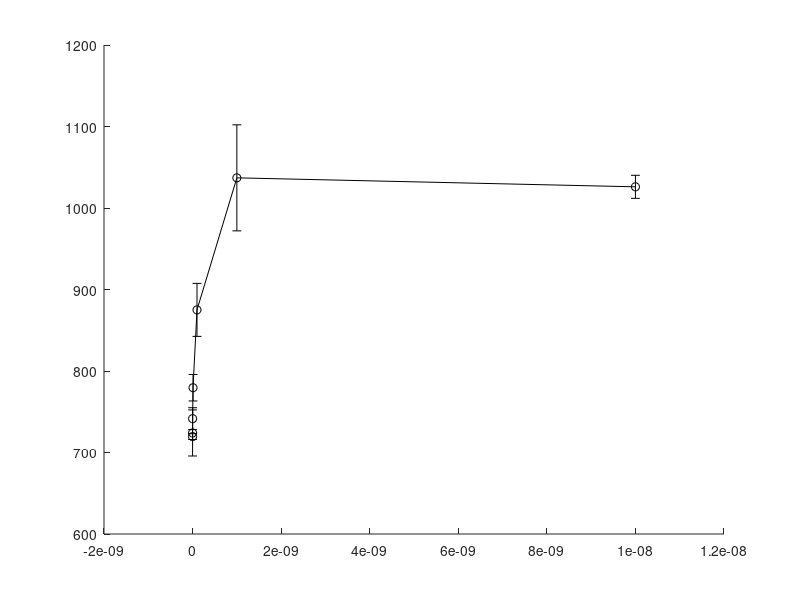

Recreate this plot in MATLAB. (Note: this script raises an error after producing the figure.)
%b16 IFNg repeat - stain2 - in this stain - stained for IFNgR alpha chain
%and pSTAT1. 

%pSTAT1 GMFI at different timepoints

T1=[1036 1083 898 791 751 744 722
    1016 991 852 768 732 704 717];
e1=std(T1);
T1_m=mean(T1);

T2=[1617 1574 1129 925 844 809 845
    1463 1539 1082 930 848 854 860];
e2=std(T2);
T2_m=mean(T2);

T3=[1352 1357 1148 1015 931 841 745
    1065 1008 1029 947 1011 933 924];
e3=std(T3);
T3_m=mean(T3);

T4=[1555 1703 1467 1230 1131 1019 988
    1603 1549 1407 1346 1027 1062 995];
e4=std(T4);
T4_m=mean(T4);

T5=[1513 1526 1335 1269 1128 1104 1052
    1631 1644 1428 1211 1074 991 1062];
e5=std(T5);
T5_m=mean(T5);

T6=[1826 1710 1398 1145 1099 1037 1018
    1771 1658 1412 1267 1063 1120 1092];
e6=std(T6);
T6_m=mean(T6);

gamma=[10e-9 1e-9 100e-12 10e-12 1e-12 100e-15 0];
time=[10.5 21.5 32.5 44.5 56.6 68.5];

figure()
hold on
errorbar(gamma, T1_m, e1, '-ko', 'markeredgecolor', 'k', 'markerfacecolor', 'r', 'markersize', 10)
errorbar(gamma, T2_m, e2, '-ko', 'markeredgecolor', 'k', 'markerfacecolor', [1 0.5 0.2], 'markersize', 10)
errorbar(gamma, T3_m, e3, '-ko', 'markeredgecolor', 'k', 'markerfacecolor', 'y', 'markersize', 10)
errorbar(gamma, T4_m, e4, '-ko', 'markeredgecolor', 'k', 'markerfacecolor', 'g', 'markersize', 10)
errorbar(gamma, T5_m, e5, '-ko', 'markeredgecolor', 'k', 'markerfacecolor', 'b', 'markersize', 10)
errorbar(gamma, T6_m, e6, '-ko', 'markeredgecolor', 'k', 'markerfacecolor', 'c', 'markersize', 10)
set(gca, 'Fontsize', 20, 'xscale', 'log')
set(gcf, 'color', 'w')
ylabel('pSTAT1 GMFI')
xlabel('log [IFN-\gamma], (M)')
legend('10.5 hours', '21.5', '32.5', '44.5', '56.5', '68.5')
box on
title('pSTAT1 following media supplementation with IFN')

%%
%pSTAT1 over time
gamma1=[T1(:,1), T2(:,1), T3(:,1), T4(:,1), T5(:,1), T6(:,1)]; gamma2=[T1(:,2), T2(:,2), T3(:,2), T4(:,2), T5(:,2), T6(:,2)]; gamma3=[T1(:,3), T2(:,3), T3(:,3), T4(:,3), T5(:,3), T6(:,3)];
gamma4=[T1(:,4), T2(:,4), T3(:,4), T4(:,4), T5(:,4), T6(:,4)]; gamma5=[T1(:,5), T2(:,5), T3(:,5), T4(:,5), T5(:,5), T6(:,5)]; gamma6=[T1(:,6), T2(:,6), T3(:,6), T4(:,6), T5(:,6), T6(:,6)]; 
gamma7=[T1(:,7), T2(:,7), T3(:,7), T4(:,7), T5(:,7), T6(:,7)];

eg1=std(gamma1); eg2=std(gamma2); eg3=std(gamma3); eg4=std(gamma4); eg5=std(gamma5); eg6=std(gamma6); eg7=std(gamma7);
gamma1=mean(gamma1); gamma2=mean(gamma2); gamma3=mean(gamma3); gamma4=mean(gamma4); gamma5=mean(gamma5); gamma6=mean(gamma6); gamma7=mean(gamma7);

figure()
hold on
errorbar(time, gamma1, eg1, '-ko', 'markeredgecolor', 'k', 'markerfacecolor', 'r', 'markersize', 8)
errorbar(time, gamma2, eg2, '-ko', 'markeredgecolor', 'k', 'markerfacecolor', [1 0.5 0.2], 'markersize', 8)
errorbar(time, gamma3, eg3, '-ko', 'markeredgecolor', 'k', 'markerfacecolor', 'y', 'markersize', 8)
errorbar(time, gamma4, eg4, '-ko', 'markeredgecolor', 'k', 'markerfacecolor', 'g', 'markersize', 8)
errorbar(time, gamma5, eg5, '-ko', 'markeredgecolor', 'k', 'markerfacecolor', 'b', 'markersize', 8)
errorbar(time, gamma6, eg6, '-ko', 'markeredgecolor', 'k', 'markerfacecolor', 'c', 'markersize', 8)
errorbar(time, gamma7, eg7, '-ko', 'markeredgecolor', 'k', 'markerfacecolor', 'k', 'markersize', 8)
set(gca, 'Fontsize', 20)
set(gcf, 'color', 'w')
ylabel('pSTAT1 MFI')
xlabel('Time, (hours)')
legend('10nM IFN-\gamma', '1nM', '100pM', '10pM', '1pM', '100fM', '0')
box on
title('pSTAT1 expression over time')

%Compute the Integral of pSTAT1 over time for each concentration of
%IFN-gamma.

gamma1=gamma1-gamma7;
I_g1=trapz(time, gamma1);
I_g1_t1=trapz(time(1:2), gamma1(1:2)); I_g1_t2=trapz(time(1:3), gamma1(1:3)); I_g1_t3=trapz(time(1:4), gamma1(1:4)); I_g1_t4=trapz(time(1:5), gamma1(1:5)); I_g1_t5=trapz(time(1:6), gamma1(1:6));
Int_gamma1=[I_g1_t1, I_g1_t2, I_g1_t3, I_g1_t4, I_g1_t5];

gamma2=gamma2-gamma7;
I_g2=trapz(time, gamma2);
I_g2_t1=trapz(time(1:2), gamma2(1:2)); I_g2_t2=trapz(time(1:3), gamma2(1:3)); I_g2_t3=trapz(time(1:4), gamma2(1:4)); I_g2_t4=trapz(time(1:5), gamma2(1:5)); I_g2_t5=trapz(time(1:6), gamma2(1:6));
Int_gamma2=[I_g2_t1, I_g2_t2, I_g2_t3, I_g2_t4, I_g2_t5];

gamma3=gamma3-gamma7;
I_g3=trapz(time, gamma3);
I_g3_t1=trapz(time(1:2), gamma3(1:2)); I_g3_t2=trapz(time(1:3), gamma3(1:3)); I_g3_t3=trapz(time(1:4), gamma3(1:4)); I_g3_t4=trapz(time(1:5), gamma3(1:5)); I_g3_t5=trapz(time(1:6), gamma3(1:6));
Int_gamma3=[I_g3_t1, I_g3_t2, I_g3_t3, I_g3_t4, I_g3_t5];

gamma4=gamma4-gamma7;
I_g4=trapz(time, gamma4);
I_g4_t1=trapz(time(1:2), gamma4(1:2)); I_g4_t2=trapz(time(1:3), gamma4(1:3)); I_g4_t3=trapz(time(1:4), gamma4(1:4)); I_g4_t4=trapz(time(1:5), gamma4(1:5)); I_g4_t5=trapz(time(1:6), gamma4(1:6));
Int_gamma4=[I_g4_t1, I_g4_t2, I_g4_t3, I_g4_t4, I_g4_t5];

gamma5=gamma5-gamma7;
I_g5=trapz(time, gamma5);
I_g5_t1=trapz(time(1:2), gamma5(1:2)); I_g5_t2=trapz(time(1:3), gamma5(1:3)); I_g5_t3=trapz(time(1:4), gamma5(1:4)); I_g5_t4=trapz(time(1:5), gamma5(1:5)); I_g5_t5=trapz(time(1:6), gamma5(1:6));
Int_gamma5=[I_g5_t1, I_g5_t2, I_g5_t3, I_g5_t4, I_g5_t5];

gamma6=gamma6-gamma7;
I_g6=trapz(time, gamma6);
I_g6_t1=trapz(time(1:2), gamma6(1:2)); I_g6_t2=trapz(time(1:3), gamma6(1:3)); I_g6_t3=trapz(time(1:4), gamma6(1:4)); I_g6_t4=trapz(time(1:5), gamma6(1:5)); I_g6_t5=trapz(time(1:6), gamma6(1:6));
Int_gamma6=[I_g6_t1, I_g6_t2, I_g6_t3, I_g6_t4, I_g6_t5];

gamma7=gamma7-gamma7;
I_g7=trapz(time, gamma7);
I_g7_t1=trapz(time(1:2), gamma7(1:2)); I_g7_t2=trapz(time(1:3), gamma7(1:3)); I_g7_t3=trapz(time(1:4), gamma7(1:4)); I_g7_t4=trapz(time(1:5), gamma7(1:5)); I_g7_t5=trapz(time(1:6), gamma7(1:6));
Int_gamma7=[I_g7_t1, I_g7_t2, I_g7_t3, I_g7_t4, I_g7_t5];


Integral_pSTAT1=[I_g1, I_g2, I_g3, I_g4, I_g5, I_g6, I_g7];

%Plot the concentration of IFN-gamma at the start against the integral of
%pSTAT1 over time.  How much pSTAT1 does a given concentration of IFN-gamma
%give you over 70 hours?

%Maxima of MHC expressions

MHC=[1.7985e3 1.6840e3 1.4370e3 1.2880e3 1.1010e3 1.0785e3 1.0570e3];

figure()
subplot(1,2,1)
plot(gamma, Integral_pSTAT1, '-ko', 'markeredgecolor', 'k', 'markerfacecolor', 'c' , 'markersize', 10)
set(gca, 'Fontsize', 20, 'xscale', 'log', 'yscale', 'log', 'xgrid', 'on', 'ygrid', 'on')
set(gcf, 'color', 'w')
xlabel('log IFN-\gamma, (M)')
ylabel('log\int pSTAT1')
box on
title('\int pSTAT1 over time versus initial [IFN-\gamma]')
subplot(1,2,2)
plot(Integral_pSTAT1, MHC, '-ko', 'markeredgecolor', 'k', 'markerfacecolor', 'b', 'markersize', 10)
set(gca, 'Fontsize', 20, 'xscale', 'log', 'yscale', 'log', 'xgrid', 'on', 'ygrid', 'on')
set(gcf, 'color', 'w')
ylabel('log H-2K^b_m_a_x')
xlabel('log\int pSTAT1')
box on
title('Max MHC expression versus  \int pSTAT1 over time')

%MHC expression --> columns are different gamma concentrations (high to
%low), rows are different timepoints 
MHC_time=[3.9095e3 1.3012e4 1.1281e4 1.4555e4 1.1913e4 1.8333e4
          3.5760e3 1.0740e4 0.7613e4 1.2080e4 1.1912e4 1.7827e4
          2.7930e3 0.7213e4 0.5173e4 0.9622e4 0.9969e4 2.0455e4
          1.6340e3 0.3634e4 0.2447e4 0.4350e4 0.4910e4 0.7724e4
          0.6245e3 0.0995e4 0.0657e4 0.0993e4 0.1769e4 0.2056e4
          0.4740e3 0.0672e4 0.0459e4 0.0590e4 0.0632e4 0.1226e4
          0.4885e3 0.0638e4 0.0430e4 0.0619e4 0.0805e4 0.1620e4];
             
%plot integration of pSTAT1 at each timepoint versus the mhc expression at
%that time. Note that the pSTAT1 values were normalized by subtracting out the "background" or the pSTAT1 values for 0 added IFN-gamma.  
%This isn't ideal - ideal would be to use an isotype since I have not
%verified that B16s do not produce their own ifn-gamma, though literature
%indicates that they do not.  
figure()
hold on
plot(Int_gamma1, MHC_time(1,2:6), '-ko', 'markeredgecolor', 'k', 'markerfacecolor', 'r', 'markersize', 10)
plot(Int_gamma2, MHC_time(2,2:6), '-ko', 'markeredgecolor', 'k', 'markerfacecolor', [1 0.5 0], 'markersize', 10)
plot(Int_gamma3, MHC_time(3,2:6), '-ko', 'markeredgecolor', 'k', 'markerfacecolor', 'y', 'markersize', 10)
plot(Int_gamma4, MHC_time(4,2:6), '-ko', 'markeredgecolor', 'k', 'markerfacecolor', 'g', 'markersize', 10)
plot(Int_gamma5, MHC_time(5,2:6), '-ko', 'markeredgecolor', 'k', 'markerfacecolor', 'b', 'markersize', 10)
plot(Int_gamma6, MHC_time(6,2:6), '-ko', 'markeredgecolor', 'k', 'markerfacecolor', 'c', 'markersize', 10)
plot(Int_gamma7, MHC_time(7,2:6), '-ko', 'markeredgecolor', 'k', 'markerfacecolor', 'k', 'markersize', 10)
set(gca, 'Fontsize', 20, 'xscale' ,'log', 'yscale', 'log', 'xgrid', 'on', 'ygrid', 'on')
set(gcf, 'color', 'w')
xlabel('\int pSTAT1 at each t')
ylabel('H-2K^b expression at each t')
legend('10nM IFN\gamma', '1nM', '100pM', '10pM', '1pM', '100fM')
box on

time=[21.5 32.5 44.5 56.6 68.5];

figure()
hold on
plot(time, Int_gamma1, 'ko', 'markeredgecolor', 'k', 'markerfacecolor', 'r', 'markersize', 10)
plot(time, Int_gamma2, 'ko', 'markeredgecolor', 'k', 'markerfacecolor', [1 0.5 0], 'markersize', 10)
plot(time, Int_gamma3, 'ko', 'markeredgecolor', 'k', 'markerfacecolor', 'y', 'markersize', 10)
plot(time, Int_gamma4, 'ko', 'markeredgecolor', 'k', 'markerfacecolor', 'g', 'markersize', 10)
plot(time, Int_gamma5, 'ko', 'markeredgecolor', 'k', 'markerfacecolor', 'b', 'markersize', 10)
plot(time, Int_gamma6, 'ko', 'markeredgecolor', 'k', 'markerfacecolor', 'c', 'markersize', 10)
plot(time, Int_gamma7, 'ko', 'markeredgecolor', 'k', 'markerfacecolor', 'k', 'markersize', 10)
set(gca, 'Fontsize', 20, 'yscale', 'log', 'xgrid', 'on', 'ygrid', 'on')
set(gcf, 'color', 'w')
ylabel('\int pSTAT1 at each t')
xlabel('Time, (hours)')
legend('10nM IFN\gamma', '1nM', '100pM', '10pM', '1pM', '100fM')
box on
%%
%pSTAT1 normalized to the media control (gamma7 = NO IFN gamma added to media at T0)
gamma1=[T1(:,1), T2(:,1), T3(:,1), T4(:,1), T5(:,1), T6(:,1)]; gamma2=[T1(:,2), T2(:,2), T3(:,2), T4(:,2), T5(:,2), T6(:,2)]; gamma3=[T1(:,3), T2(:,3), T3(:,3), T4(:,3), T5(:,3), T6(:,3)];
gamma4=[T1(:,4), T2(:,4), T3(:,4), T4(:,4), T5(:,4), T6(:,4)]; gamma5=[T1(:,5), T2(:,5), T3(:,5), T4(:,5), T5(:,5), T6(:,5)]; gamma6=[T1(:,6), T2(:,6), T3(:,6), T4(:,6), T5(:,6), T6(:,6)]; 
gamma7=[T1(:,7), T2(:,7), T3(:,7), T4(:,7), T5(:,7), T6(:,7)];

gamma1_norm=gamma1./gamma7; gamma2_norm=gamma2./gamma7; gamma3_norm=gamma3./gamma7; gamma4_norm=gamma4./gamma7; gamma5_norm=gamma5./gamma7; gamma6_norm=gamma6./gamma7;

eg1=std(gamma1_norm); eg2=std(gamma2_norm); eg3=std(gamma3_norm); eg4=std(gamma4_norm); eg5=std(gamma5_norm); eg6=std(gamma6_norm);
gamma1=mean(gamma1_norm); gamma2=mean(gamma2_norm); gamma3=mean(gamma3_norm); gamma4=mean(gamma4_norm); gamma5=mean(gamma5_norm); gamma6=mean(gamma6_norm); 


figure()
hold on
errorbar(time, gamma1, eg1, '-ko', 'markeredgecolor', 'k', 'markerfacecolor', 'r', 'markersize', 10)
errorbar(time, gamma2, eg2, '-ko', 'markeredgecolor', 'k', 'markerfacecolor', [1 0.5 0.2], 'markersize', 10)
errorbar(time, gamma3, eg3, '-ko', 'markeredgecolor', 'k', 'markerfacecolor', 'y', 'markersize', 10)
errorbar(time, gamma4, eg4, '-ko', 'markeredgecolor', 'k', 'markerfacecolor', 'g', 'markersize', 10)
errorbar(time, gamma5, eg5, '-ko', 'markeredgecolor', 'k', 'markerfacecolor', 'b', 'markersize', 10)
errorbar(time, gamma6, eg6, '-ko', 'markeredgecolor', 'k', 'markerfacecolor', 'c', 'markersize', 10)
set(gca, 'Fontsize', 20)
set(gcf, 'color', 'w')
ylabel('fold pSTAT1 fluorescence over media control')
xlabel('Time, (hours)')
legend('10nM IFN-\gamma', '1nM', '100pM', '10pM', '1pM', '100fM')
box on
title('Normalized pSTAT1 over time')

%%
%IFN-gRa GMFI at different timepoints

T1=[2839 2959 2590 2396 2472 2341 2269
    2623 2590 2410 2379 2238 2148 2210];
e1=std(T1);
T1_m=mean(T1);

T2=[3836 3689 2789 2502 2447 2265 2491
    3515 3722 2766 2642 2584 2699 2681];
e2=std(T2);
T2_m=mean(T2);

T3=[4089 3725 3202 3003 2979 2648 2396
    2378 2215 1972 2340 3174 2951 2839];
e3=std(T3);
T3_m=mean(T3);

T4=[4367 5191 4311 3959 3851 3360 3272
    4768 4691 4233 4195 3394 3777 3294];
e4=std(T4);
T4_m=mean(T4);

T5=[4396 4547 3814 3812 3632 3761 3423
    4697 4911 4350 3775 3470 3266 3460];
e5=std(T5);
T5_m=mean(T5);

T6=[5213 4501 3731 3337 3493 3468 3083
    4789 4458 3899 3678 3300 3732 3078];
e6=std(T6);
T6_m=mean(T6);

gamma=[10e-9 1e-9 100e-12 10e-12 1e-12 100e-15 0];
time=[10.5 21.5 32.5 44.5 56.6 68.5];

figure()
hold on
errorbar(gamma, T1_m, e1, '-ko', 'markeredgecolor', 'k', 'markerfacecolor', 'r', 'markersize', 10)
errorbar(gamma, T2_m, e2, '-ko', 'markeredgecolor', 'k', 'markerfacecolor', [1 0.5 0.2], 'markersize', 10)
errorbar(gamma, T3_m, e3, '-ko', 'markeredgecolor', 'k', 'markerfacecolor', 'y', 'markersize', 10)
errorbar(gamma, T4_m, e4, '-ko', 'markeredgecolor', 'k', 'markerfacecolor', 'g', 'markersize', 10)
errorbar(gamma, T5_m, e5, '-ko', 'markeredgecolor', 'k', 'markerfacecolor', 'b', 'markersize', 10)
errorbar(gamma, T6_m, e6, '-ko', 'markeredgecolor', 'k', 'markerfacecolor', 'c', 'markersize', 10)
set(gca, 'Fontsize', 20, 'xscale', 'log')
set(gcf, 'color', 'w')
ylabel('IFN\gammaR\alpha GMFI')
xlabel('log [IFN-\gamma], (M)')
legend('10.5 hours', '21.5', '32.5', '44.5', '56.5', '68.5')
box on
title('IFN\gammaR\alpha following media supplementation with IFN')

%%
%IFN-gRa MfI over time
gamma1=[T1(:,1), T2(:,1), T3(:,1), T4(:,1), T5(:,1), T6(:,1)]; gamma2=[T1(:,2), T2(:,2), T3(:,2), T4(:,2), T5(:,2), T6(:,2)]; gamma3=[T1(:,3), T2(:,3), T3(:,3), T4(:,3), T5(:,3), T6(:,3)];
gamma4=[T1(:,4), T2(:,4), T3(:,4), T4(:,4), T5(:,4), T6(:,4)]; gamma5=[T1(:,5), T2(:,5), T3(:,5), T4(:,5), T5(:,5), T6(:,5)]; gamma6=[T1(:,6), T2(:,6), T3(:,6), T4(:,6), T5(:,6), T6(:,6)]; 
gamma7=[T1(:,7), T2(:,7), T3(:,7), T4(:,7), T5(:,7), T6(:,7)];

eg1=std(gamma1); eg2=std(gamma2); eg3=std(gamma3); eg4=std(gamma4); eg5=std(gamma5); eg6=std(gamma6); eg7=std(gamma7);
gamma1=mean(gamma1); gamma2=mean(gamma2); gamma3=mean(gamma3); gamma4=mean(gamma4); gamma5=mean(gamma5); gamma6=mean(gamma6); gamma7=mean(gamma7);

figure()
hold on
errorbar(time, gamma1, eg1, '-ko', 'markeredgecolor', 'k', 'markerfacecolor', 'r', 'markersize', 10)
errorbar(time, gamma2, eg2, '-ko', 'markeredgecolor', 'k', 'markerfacecolor', [1 0.5 0.2], 'markersize', 10)
errorbar(time, gamma3, eg3, '-ko', 'markeredgecolor', 'k', 'markerfacecolor', 'y', 'markersize', 10)
errorbar(time, gamma4, eg4, '-ko', 'markeredgecolor', 'k', 'markerfacecolor', 'g', 'markersize', 10)
errorbar(time, gamma5, eg5, '-ko', 'markeredgecolor', 'k', 'markerfacecolor', 'b', 'markersize', 10)
errorbar(time, gamma6, eg6, '-ko', 'markeredgecolor', 'k', 'markerfacecolor', 'c', 'markersize', 10)
errorbar(time, gamma7, eg7, '-ko', 'markeredgecolor', 'k', 'markerfacecolor', 'k', 'markersize', 10)
set(gca, 'Fontsize', 20)
set(gcf, 'color', 'w')
ylabel('IFN\gammaR\alpha MFI')
xlabel('Time, (hours)')
legend('10nM IFN-\gamma', '1nM', '100pM', '10pM', '1pM', '100fM', '0')
box on
title('IFN\gammaR\alpha expression over time')

%%
%IFN-gRa normalized to the media control (gamma7 = NO IFN gamma added to media at T0)
gamma1=[T1(:,1), T2(:,1), T3(:,1), T4(:,1), T5(:,1), T6(:,1)]; gamma2=[T1(:,2), T2(:,2), T3(:,2), T4(:,2), T5(:,2), T6(:,2)]; gamma3=[T1(:,3), T2(:,3), T3(:,3), T4(:,3), T5(:,3), T6(:,3)];
gamma4=[T1(:,4), T2(:,4), T3(:,4), T4(:,4), T5(:,4), T6(:,4)]; gamma5=[T1(:,5), T2(:,5), T3(:,5), T4(:,5), T5(:,5), T6(:,5)]; gamma6=[T1(:,6), T2(:,6), T3(:,6), T4(:,6), T5(:,6), T6(:,6)]; 
gamma7=[T1(:,7), T2(:,7), T3(:,7), T4(:,7), T5(:,7), T6(:,7)];

gamma1_norm=gamma1./gamma7; gamma2_norm=gamma2./gamma7; gamma3_norm=gamma3./gamma7; gamma4_norm=gamma4./gamma7; gamma5_norm=gamma5./gamma7; gamma6_norm=gamma6./gamma7;

eg1=std(gamma1_norm); eg2=std(gamma2_norm); eg3=std(gamma3_norm); eg4=std(gamma4_norm); eg5=std(gamma5_norm); eg6=std(gamma6_norm);
gamma1=mean(gamma1_norm); gamma2=mean(gamma2_norm); gamma3=mean(gamma3_norm); gamma4=mean(gamma4_norm); gamma5=mean(gamma5_norm); gamma6=mean(gamma6_norm); 


figure()
hold on
errorbar(time, gamma1, eg1, '-ko', 'markeredgecolor', 'k', 'markerfacecolor', 'r', 'markersize', 10)
errorbar(time, gamma2, eg2, '-ko', 'markeredgecolor', 'k', 'markerfacecolor', [1 0.5 0.2], 'markersize', 10)
errorbar(time, gamma3, eg3, '-ko', 'markeredgecolor', 'k', 'markerfacecolor', 'y', 'markersize', 10)
errorbar(time, gamma4, eg4, '-ko', 'markeredgecolor', 'k', 'markerfacecolor', 'g', 'markersize', 10)
errorbar(time, gamma5, eg5, '-ko', 'markeredgecolor', 'k', 'markerfacecolor', 'b', 'markersize', 10)
errorbar(time, gamma6, eg6, '-ko', 'markeredgecolor', 'k', 'markerfacecolor', 'c', 'markersize', 10)
set(gca, 'Fontsize', 20)
set(gcf, 'color', 'w')
ylabel('fold IFN\gammaR\alpha fluorescence over media control')
xlabel('Time, (hours)')
legend('10nM IFN-\gamma', '1nM', '100pM', '10pM', '1pM', '100fM')
box on
title('Normalized IFN\gammaR\alpha over time')

%Plot the integral of pSTAT1 at each timepoint versus the IFN-gR level at
%that timepoint

figure()
hold on
plot(gamma1(2:6), Int_gamma1, 'ko', 'markeredgecolor', 'k', 'markerfacecolor', 'r', 'markersize', 10)
plot(gamma2(2:6), Int_gamma2, 'ko', 'markeredgecolor', 'k', 'markerfacecolor', [1 0.5 0], 'markersize', 10)
plot(gamma3(2:6), Int_gamma3, 'ko', 'markeredgecolor', 'k', 'markerfacecolor', 'y', 'markersize', 10)
plot(gamma4(2:6), Int_gamma4, 'ko', 'markeredgecolor', 'k', 'markerfacecolor', 'g', 'markersize', 10)
plot(gamma5(2:6), Int_gamma5, 'ko', 'markeredgecolor', 'k', 'markerfacecolor', 'b', 'markersize', 10)
plot(gamma6(2:6), Int_gamma6, 'ko', 'markeredgecolor', 'k', 'markerfacecolor', 'c', 'markersize', 10)
plot(gamma7(2:6), Int_gamma7, 'ko', 'markeredgecolor', 'k', 'markerfacecolor', 'k', 'markersize', 10)
set(gca, 'Fontsize', 20, 'xscale' ,'log', 'yscale', 'log')
set(gcf, 'color', 'w')
ylabel('\int pSTAT1 at each t')
xlabel('IFN\gammaR\alpha at each t')
legend('10nM IFN\gamma', '1nM', '100pM', '10pM', '1pM', '100fM')
box on

%%

%pSTAT1 GMFI
T1_pSTAT1=[1036 1083 898 791 751 744 722
    1016 991 852 768 732 704 717];
e1_pSTAT1=std(T1);
T1_pSTAT1m=mean(T1);

T2_pSTAT1=[1617 1574 1129 925 844 809 845
    1463 1539 1082 930 848 854 860];
e2_pSTAT1=std(T2);
T2_pSTAT1m=mean(T2);

T3_pSTAT1=[1352 1357 1148 1015 931 841 745
    1065 1008 1029 947 1011 933 924];
e3_pSTAT1=std(T3);
T3_pSTAT1m=mean(T3);

T4_pSTAT1=[1555 1703 1467 1230 1131 1019 988
    1603 1549 1407 1346 1027 1062 995];
e4_pSTAT1=std(T4);
T4_pSTAT1m=mean(T4);

T5_pSTAT1=[1513 1526 1335 1269 1128 1104 1052
    1631 1644 1428 1211 1074 991 1062];
e5_pSTAT1=std(T5);
T5_pSTAT1m=mean(T5);

T6_pSTAT1=[1826 1710 1398 1145 1099 1037 1018
    1771 1658 1412 1267 1063 1120 1092];
e6_pSTAT1=std(T6);
T6_pSTAT1m=mean(T6);

%IFNgammaRalpha GMFI
T1_gamma=[2839 2959 2590 2396 2472 2341 2269
    2623 2590 2410 2379 2238 2148 2210];
e1_gamma=std(T1);
T1_gammam=mean(T1);

T2_gamma=[3836 3689 2789 2502 2447 2265 2491
    3515 3722 2766 2642 2584 2699 2681];
e2_gamma=std(T2);
T2_gammam=mean(T2);

T3_gamma=[4089 3725 3202 3003 2979 2648 2396
    2378 2215 1972 2340 3174 2951 2839];
e3_gamma=std(T3);
T3_gammam=mean(T3);

T4_gamma=[4367 5191 4311 3959 3851 3360 3272
    4768 4691 4233 4195 3394 3777 3294];
e4_gamma=std(T4);
T4_gammam=mean(T4);

T5_gamma=[4396 4547 3814 3812 3632 3761 3423
    4697 4911 4350 3775 3470 3266 3460];
e5_gamma=std(T5);
T5_gammam=mean(T5);

T6_gamma=[5213 4501 3731 3337 3493 3468 3083
    4789 4458 3899 3678 3300 3732 3078];
e6_gamma=std(T6);
T6_gammam=mean(T6);

figure()
hold on
plot(T1_gamma, T1_pSTAT1, 'o', 'markeredgecolor', 'k', 'markerfacecolor', 'r')
plot(T2_gamma, T2_pSTAT1, 'o', 'markeredgecolor', 'k', 'markerfacecolor', [1 0.5 0])
plot(T3_gamma, T3_pSTAT1, 'o', 'markeredgecolor', 'k', 'markerfacecolor', 'y')
plot(T4_gamma, T4_pSTAT1, 'o', 'markeredgecolor', 'k', 'markerfacecolor', 'g')
plot(T5_gamma, T5_pSTAT1, 'o', 'markeredgecolor', 'k', 'markerfacecolor', 'b')
plot(T6_gamma, T6_pSTAT1, 'o', 'markeredgecolor', 'k', 'markerfacecolor', 'c')
set(gca, 'Fontsize', 20)
set(gcf, 'color', 'w')
ylabel('pSTAT1 GMFI')
xlabel('IFN-\gammaR\alpha GMFI')
box on
title('Correlation of pSTAT1 with IFN-\gammaR\alpha levels')
